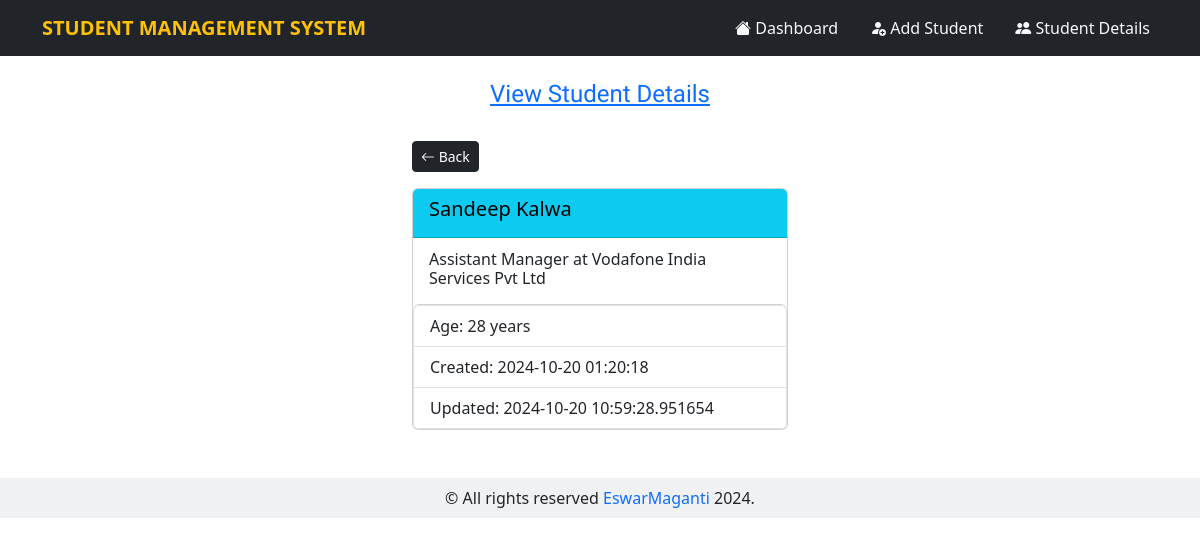
The page /view_student/4 on the database its author committed.
### models/__init__.py (models this page shows)
class Student(db.Model):
    id = db.Column(db.Integer, primary_key=True)
    first_name= db.Column(db.String(100), nullable=False)
    last_name= db.Column(db.String(100), nullable=False)
    email = db.Column(db.String(80), unique=True ,nullable=False)
    age = db.Column(db.Integer, nullable=False)
    bio = db.Column(db.String(500))
    created_at = db.Column(db.DateTime(timezone=True), server_default=func.now())
    updated_at = db.Column(db.DateTime(timezone=True), server_default=func.now())

### main.py (the view)
@app.get('/view_student/<int:student_id>')
def view_student(student_id):
    student = Student.query.filter_by(id=student_id).first()
    return render_template('view_student.html', page_heading='View Student Details', student=student)

### templates/view_student.html
{% extends 'base.html'%}
{% block content %}
<div class="col-md-4 container mb-5">
<a href="{{url_for('get_students')}}">
    <button class="btn btn-sm btn-dark"> <i class="bi bi-arrow-left"></i> Back</button>
</a>
<div class="card  mt-3">
    <div class="card-header text-bg-info">
        <h5 class="card-title">{{student.first_name+' '+ student.last_name}}</h5>
    </div>
    <div class="card-body">
        <h6 class="card-subtitle">{{student.bio}}</h6>
    </div>
    <ul class="list-group">
        <li class="list-group-item">Age: {{student.age}} years </li>
        <li class="list-group-item">Created: {{student.created_at}}</li>
        <li class="list-group-item">Updated: {{student.updated_at}}</li>
    </ul>
</div>
</div>
{% endblock %}

### rows shown on the page
Student: first_name+last_name "Sandeep Kalwa", bio "Assistant Manager at Vodafone India Services Pvt Ltd", age "28", created_at "2024-10-20 01:20:18", updated_at "2024-10-20 10:59:28.951654"

### other values the page prints
{{ page_heading }} "View Student Details"
